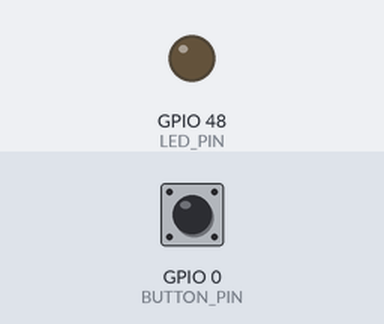
This sketch was run on a simulated ESP32-S3. On the bench: output pins drawn as LEDs (lit = HIGH). The test bench sets the inputs (shaded band); at power-on: GPIO 0 (BUTTON_PIN) HIGH. What the sketch prints to the serial monitor is not drawn.

Above: at 1.2 s.
1.3 s: GPIO 0 (BUTTON_PIN) pulled LOW for 0.15 s
At 2.4 s:
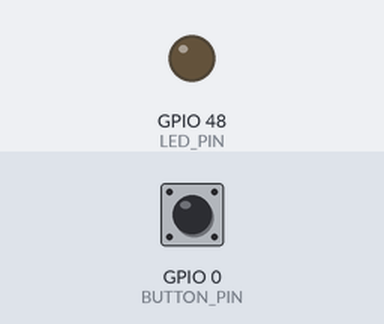
3.0 s: GPIO 0 (BUTTON_PIN) pulled LOW for 1 s
At 4.5 s:
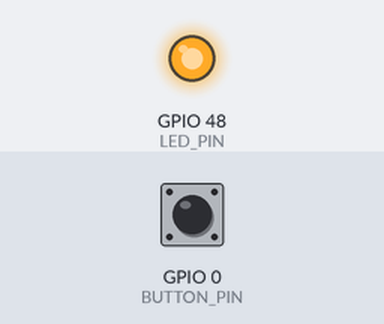
5.5 s: GPIO 0 (BUTTON_PIN) pulled LOW for 0.15 s
At 6.7 s:
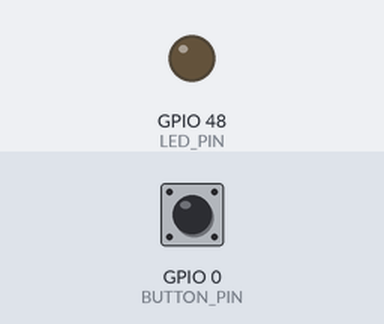
7.2 s: GPIO 0 (BUTTON_PIN) pulled LOW for 3.2 s
At 8.1 s:
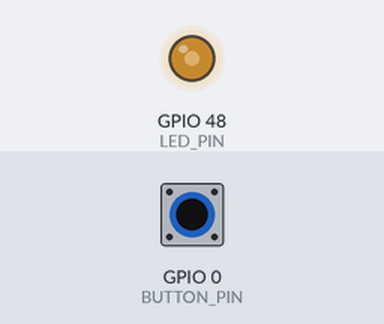
Timing chart, 0 to 11.9 s (numbered marks = the images above; inputs shaded):
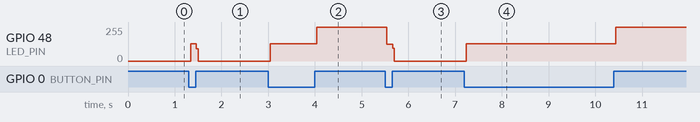

The sketch:

Blink_on_off.ino
```cpp
const int LED_PIN = LED_BUILTIN;  // GPIO21, active low
const int BUTTON_PIN = 0;         // BOOT button, reads LOW when pressed
bool ledOn = false;

void setup() {
  pinMode(LED_PIN, OUTPUT);
  pinMode(BUTTON_PIN, INPUT_PULLUP);
  Serial.begin(115200);
}

void loop() {
  int reading = digitalRead(BUTTON_PIN);

  if (reading == LOW) {
    ledOn = !ledOn;
  }

  digitalWrite(LED_PIN, ledOn ? HIGH : LOW);   // LED on
  if (ledOn) {
    Serial.println(1);
  } else {
    Serial.println(2);
  }

}
```

Measured:
- after the input at 1.3 s, GPIO 48 (LED_PIN): 0/255 → 129/255 at once, → 0/255 0.12 s later
- after the input at 3.0 s, GPIO 48 (LED_PIN): 0/255 → 129/255 at once, → 255/255 1.0 s later
- after the input at 5.5 s, GPIO 48 (LED_PIN): 255/255 → 126/255 at once, → 0/255 0.12 s later
- after the input at 7.2 s, GPIO 48 (LED_PIN): 0/255 → 129/255 at once, → 255/255 3.2 s later
